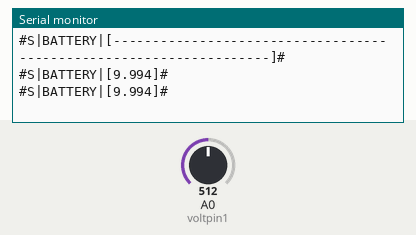
Bench run of a sketch on a simulated Arduino Uno, built with avr-gcc and run on an emulated ATmega328P. Parts: the last lines printed to the serial monitor. The test bench sets the inputs (shaded band); at power-on: A0 (voltpin1) = 512.

Above: at 10.8 s.
10.9 s: A0 (voltpin1) set to 716
At 20.7 s:
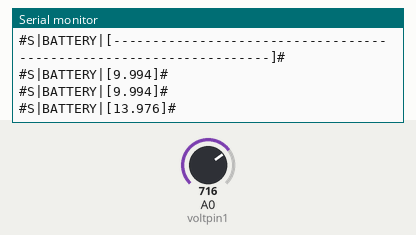
20.9 s: A0 (voltpin1) set to 900
At 30.4 s:
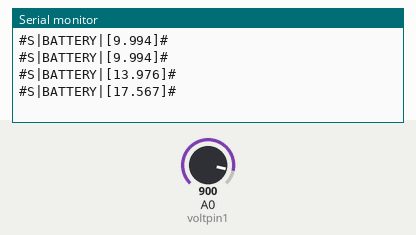
Timing chart, 0 to 31.9 s (numbered marks = the images above; inputs shaded):
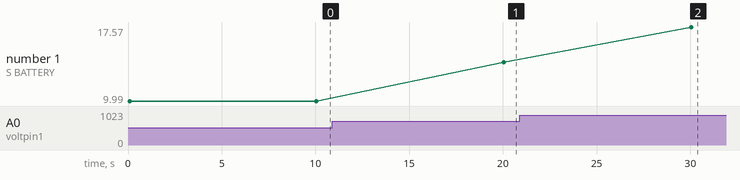

The sketch:

TempBatteryTester.ino
```cpp
#define voltpin1 0
long epoch;

void setup(){
  epoch = millis();
  Serial.begin(9600); //transmission is 9600 bits per second
  Serial.println("#S|BATTERY|[-------------------------------------------------------------------]#");
}


String VoltMeasurement(){
  //return a string representing the voltage
  float volt = analogRead(voltpin1);
  volt = volt * (0.00488);
  volt = volt / 5;
  volt = volt * 20;
  return floatPrint(volt);
}

String floatPrint(float x){
  int intp = x;
  int fracp = (x - intp) * 1000;
  if(fracp < 0){
    fracp = -1 * fracp;
  }
  return (String(intp) + "." + String(fracp));
}

void loop(){
  epoch = millis();

  //save the volt measurement to file
  Serial.print("#S|BATTERY|[");
  Serial.print(VoltMeasurement());
  Serial.println("]#");

  if (epoch < 300000) delay(10000); //delay 10s for first 5min
  else if (epoch < 3900000) delay(60000); // delay 1min for next 1hr
  else delay(86400000); //delay 1day
}
```

Measured:
- after the input at 10.9 s, the serial monitor: prints a new line after 9.1 s (image 1)
- after the input at 20.9 s, the serial monitor: prints a new line after 9.1 s (image 2)
- plotted number 1: 9.99 → 13.98 after the input at 10.9 s, 13.98 → 17.57 after the input at 20.9 s
